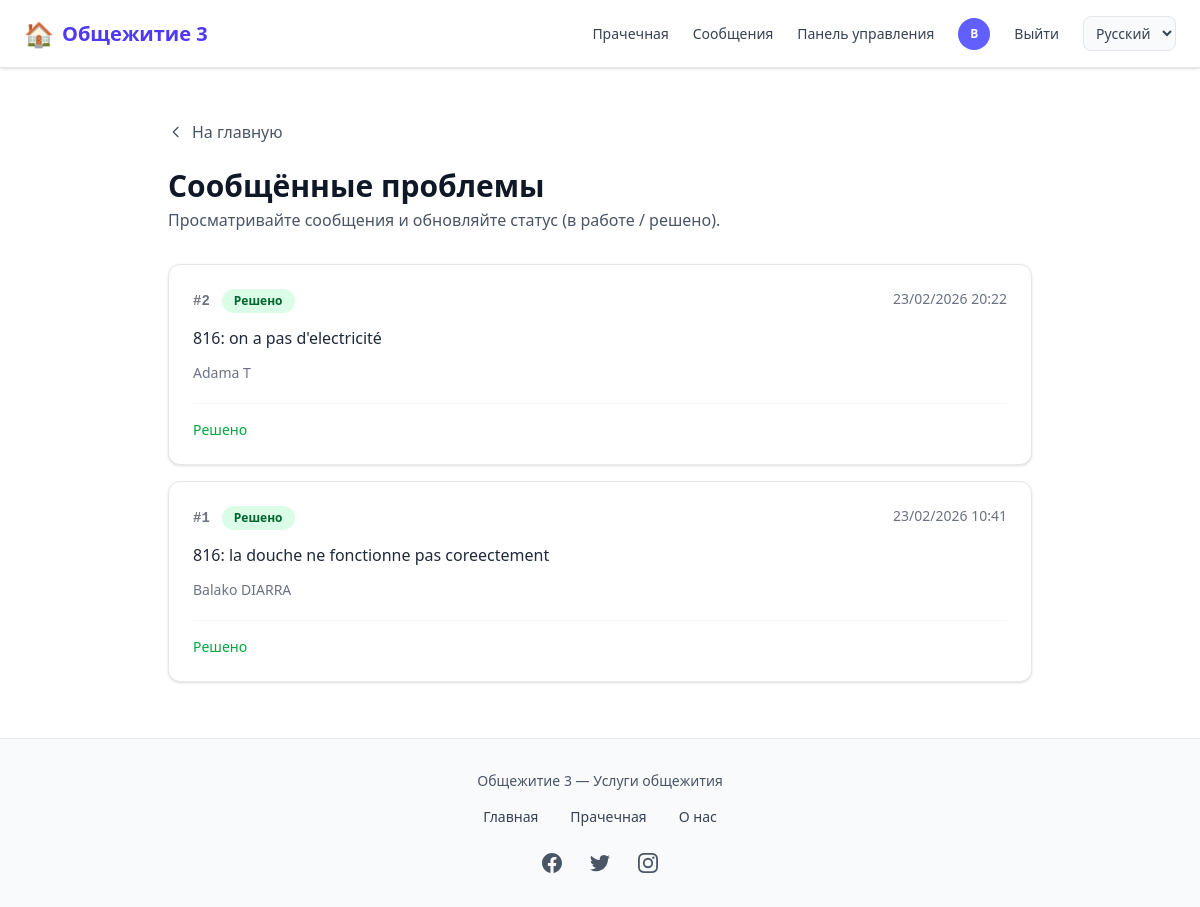
The page /signalements/agent/ (signed in) on the database as committed earlier.
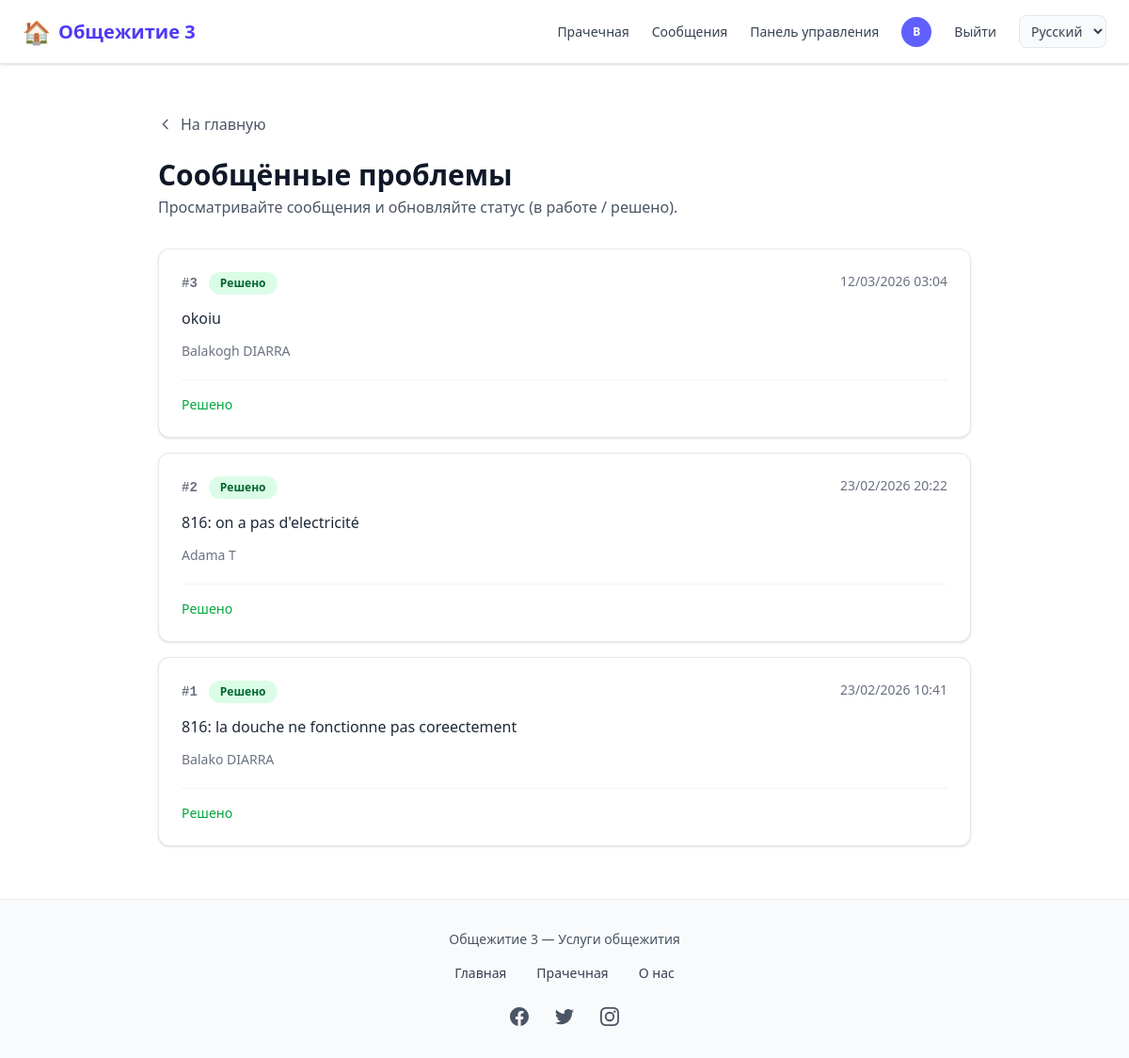
The same page on the database as committed later.
### signalements/models.py (models this page shows, shortened)
class Signalement(models.Model):
    STATUT_CHOICES = [
        ('nouveau', 'Nouveau'),
        ('en_cours', 'En cours'),
        ('resolu', 'Résolu'),
    ]
    utilisateur = models.ForeignKey(
        settings.AUTH_USER_MODEL,
        on_delete=models.CASCADE,
        related_name='signalements',
    )
    description = models.TextField(help_text="Explication du problème")
    statut = models.CharField(max_length=20, choices=STATUT_CHOICES, default='nouveau')
    date_creation = models.DateTimeField(auto_now_add=True)
    class Meta:
        ordering = ['-date_creation']
        verbose_name = 'Signalement'
        verbose_name_plural = 'Signalements'

### comptes/models.py (models this page shows, shortened)
class CustomUser(AbstractUser):
    USER_TYPES = (
        ('ADMIN', 'Administrateur'),
        ('client', 'Client'),
        ('vendeur', 'Vendeur'),
        ('coursier', 'Coursier'),
    )
    user_type = models.CharField(max_length=22, choices=USER_TYPES, default="client")
    email = models.EmailField('Adresse email', unique=True,max_length=50)
    telephone = models.CharField(max_length=20, unique=True, blank=True)
    photo = models.ImageField(upload_to=user_photo_upload_to, null=True, blank=True)
    is_premium = models.BooleanField(default=False)
    GENRE = (('masculin', 'Masculin'), ('feminin', 'Féminin'))
    genre = models.CharField(max_length=22, choices=GENRE, null=True, blank=True)
    date_inscription = models.DateField(auto_now_add=True)
    latitude = models.DecimalField(max_digits=9, decimal_places=6, blank=True, null=True)
    longitude = models.DecimalField(max_digits=9, decimal_places=6, blank=True, null=True)
    last_activity = models.DateTimeField(null=True, blank=True, verbose_name="Dernière activité")
    REQUIRED_FIELDS = ['email', 'user_type']

### signalements/views.py (the view)
# urls.py: path('agent/', views.agent_liste, name='agent_liste'),
@login_required
def agent_liste(request):
    if not is_agent(request.user):
        messages.error(request, _('Access restricted to agents.'))
        return redirect('signalements:signaler')
    lang = request.LANGUAGE_CODE or 'ru'
    i18n = _SIGNALEMENTS_STRINGS.get(lang, _SIGNALEMENTS_STRINGS['en'])
    signalements = list(Signalement.objects.all().order_by('-date_creation'))
    signalements = [(s, _statut_display(s, i18n)) for s in signalements]
    return render(request, 'signalements/agent/liste.html', {'signalements': signalements, 'i18n': i18n})

### comptes/context_processors.py (called while the page is built)
def laverie_i18n_context(request):
    lang = getattr(request, 'LANGUAGE_CODE', None) or 'ru'
    return {'laverie_i18n': LAVERIE_I18N.get(lang, LAVERIE_I18N['en'])}

def notifications_context(request):
    context = {
        'pending_orders_count': 0,
        'packaged_orders_count': 0,
        'unread_messages_count': 0,
    }
    if request.user.is_authenticated:
        from chat.models import Message, Conversation
        conversations = Conversation.objects.filter(
            Q(participant1=request.user) | Q(participant2=request.user)
        )
        context['unread_messages_count'] = Message.objects.filter(
            Q(conversation__in=conversations) & ~Q(sender=request.user),
            lu=False
        ).count()
    return context

### laverie/models.py (called while the page is built)
    @classmethod
    def marquer_tickets_termines(cls):
        from django.utils import timezone
        now = timezone.now()
        return cls.objects.filter(
            statut__in=('reserve', 'en_cours'),
            fin__lt=now,
        ).update(statut='termine')

### signalements/views.py (called while the page is built)
def is_agent(user):
    return user.is_authenticated and getattr(user, 'user_type', None) == 'ADMIN'

### templates/signalements/agent/liste.html (shortened to what this page needs)
{% extends 'home.html' %}
{% load static %}
{% block contenu %}
<div class="max-w-4xl mx-auto py-6 px-3 sm:px-4">
    <a href="{% url 'home' %}" class="inline-flex items-center gap-2 text-gray-600 hover:text-gray-900 font-medium mb-6 transition">
        <svg class="w-4 h-4" fill="none" stroke="currentColor" viewBox="0 0 24 24"><path stroke-linecap="round" stroke-linejoin="round" stroke-width="2" d="M15 19l-7-7 7-7"/></svg>
        {{ i18n.back_to_home }}
    </a>
    <header class="mb-8">
        <h1 class="text-2xl sm:text-3xl font-bold text-gray-900">{{ i18n.agent_title }}</h1>
        <p class="text-gray-600 mt-1">{{ i18n.agent_subtitle }}</p>
    </header>
    {% if signalements %}
    <div class="space-y-4">
        {% for s, statut_display in signalements %}
        <article class="bg-white rounded-xl border border-gray-200 shadow-sm overflow-hidden hover:shadow-md transition-shadow">
            <div class="p-5 sm:p-6">
                <div class="flex flex-wrap items-start justify-between gap-3 mb-3">
                    <div class="flex items-center gap-3">
                        <span class="text-sm font-mono font-semibold text-gray-500">#{{ s.pk }}</span>
                        <span class="px-3 py-1 rounded-full text-xs font-semibold
                            {% if s.statut == 'nouveau' %}bg-amber-100 text-amber-800
                            {% elif s.statut == 'en_cours' %}bg-blue-100 text-blue-800
                            {% else %}bg-green-100 text-green-800{% endif %}">
                            {{ statut_display }}
                        </span>
                    </div>
                    <time class="text-sm text-gray-500" datetime="{{ s.date_creation|date:'c' }}">{{ s.date_creation|date:"d/m/Y H:i" }}</time>
                </div>
                <p class="text-gray-800 whitespace-pre-wrap leading-relaxed">{{ s.description }}</p>
                <p class="text-sm text-gray-500 mt-3">{{ s.utilisateur.get_full_name|default:s.utilisateur.email|default:i18n.user_default }}</p>
                <div class="mt-5 pt-4 border-t border-gray-100 flex flex-wrap gap-2">
                    {% if s.statut == 'resolu' %}
                    <span class="text-sm text-green-600 font-medium">{{ i18n.resolved_label }}</span>
                    {% endif %}
                </div>
            </div>
        </article>
        {% endfor %}
    </div>
    {% endif %}
</div>
{% endblock %}

Rows that differ between the two databases and show on the page:
added Signalement: pk "3", statut_display "Решено", date_creation "12/03/2026 03:04", description "okoiu", utilisateur.get_full_name "Balakogh DIARRA", resolved_label "Решено"
